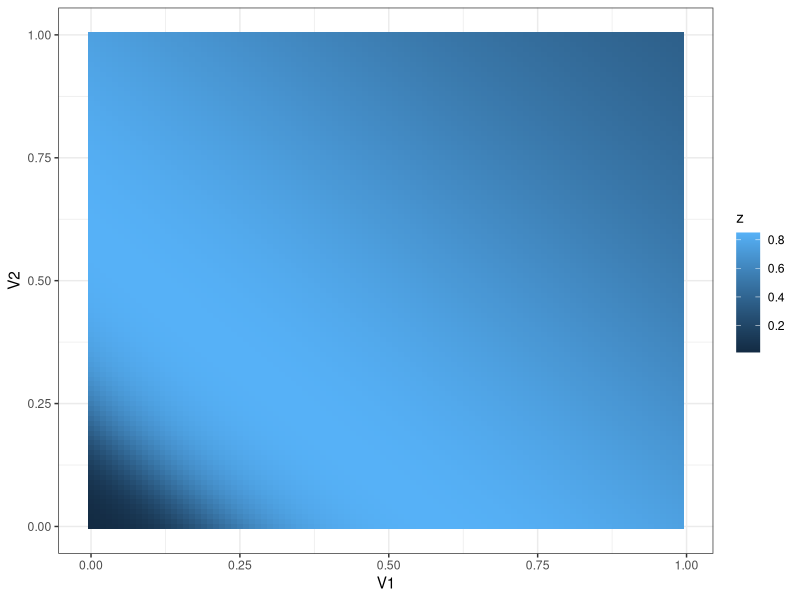

Write R code to recreate this figure.
library(R6)

sigmoid <- function(x){
  1/(1+exp(-x))
}

MLP <- R6Class("MLP", 
                      public = list(
                        dim = NULL,
                        n_iter = NULL,
                        learning_rate = NULL,
                        hidden_layer_size=NULL,
                        Wih = NULL,
                        Who = NULL,
                        a = NULL,
                        initialize = function(learning_rate = 0.3, n_iter=NA, dim=NA, hidden_layer_size=NA){
                          self$dim <- dim
                          self$n_iter <- n_iter
                          self$learning_rate <- learning_rate
                          self$hidden_layer_size <- hidden_layer_size
                          self$Wih <- matrix(runif(self$hidden_layer_size*self$dim), ncol = self$hidden_layer_size)
                          self$Who <- matrix(runif((self$hidden_layer_size)), ncol = 1)
                          self$a <- matrix(runif(self$hidden_layer_size*self$dim), ncol = self$dim)
                        }
                        , forward = function(x){
                          h <- as.matrix(x)%*%self$Wih
                          self$a <- sigmoid(h)
                          y <- sigmoid(self$a %*% self$Who) #Output of the network
                          return(y)
                        }
                        , backward = function(t,y,X){
                          
                          # Compute the error in the output layer
                          layer2_error <-  t-y
                          layer2_delta <- (layer2_error)*(y*(1-y)) 

                          #Compute the error in the input layer
                          layer1_error <- layer2_delta %*% t(self$Who)
                          layer1_delta <- layer1_error*self$a*(1-self$a)
                          
                          # Adjustments of the weights
                          layer1_adjustment <- t(X) %*% layer1_delta
                          layer2_adjustment <- t(self$a) %*% layer2_delta
                          
                          self$Wih <- self$Wih+self$learning_rate*layer1_adjustment
                          self$Who <- self$Who+self$learning_rate*layer2_adjustment

                        }
                        
                        , train = function(X,t){
                          n_examples <- nrow(X)
                          for(iter in 1:self$n_iter){
                            preds <- self$forward(X)
                            self$backward(t,preds, X)
                            if(iter %% 1000 == 0){
                              cat("Iteration: ", iter,"\n")
                            }
                            
                          }
                        }
                        , predict = function(X){
                          preds <- self$forward(X)
                          return(preds)
                        }
                      )
)

###########################################################################
#################
#################   TEST
#################
###########################################################################
x1 <- c(0,0,1,1)
x2 <- c(0,1,0,1)
t <- c(0,1,1,1)
X <- as.matrix(data.frame(x1=x1, x2=x2))

clf <- MLP$new(n_iter=5000,dim=ncol(X), hidden_layer_size=4)
clf$train(X,t)
clf$predict(X)


#That's all very nice, but what abou the XOR? Not linearly separable
xor <- data.frame(x1=c(0,0,1,1), x2=c(0,1,0,1), t = c(0,1,1,0))
clf$train(xor[,1:2],xor[,3])
clf$predict(xor[,1:2])

library(ggplot2)
grid_size <- 1e2
grid <- data.frame(V1=0,V2=0)
base <- seq(0,1,1/grid_size)


for(j in 1:grid_size){
    V1 <- rep(base[j],grid_size+1)
    V2 <- base
    tmp <- data.frame(V1=V1,V2=V2)
    grid <- rbind(tmp,grid)
}

grid
grid$z <- with(grid,clf$predict(cbind(V1,V2)))
ggplot(grid,aes(x=V1,y=V2))+geom_tile(aes(fill=z))+theme_bw()

